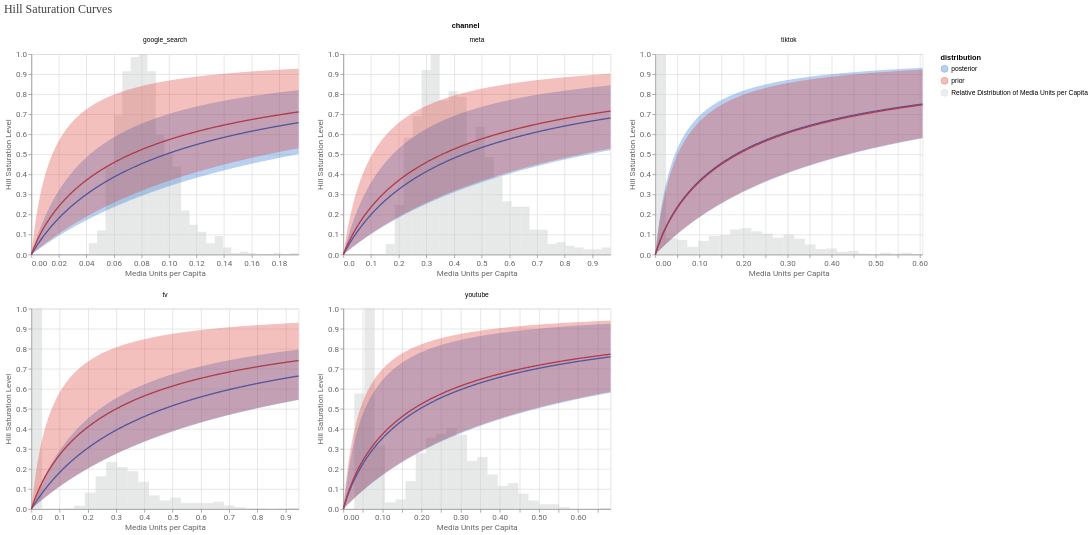

The cell this chart's notebook holds for it:
### Code cell
hill = media_effects.plot_hill_curves()
list(hill.values())[0] if isinstance(hill, dict) else hill

### Figure 1 — Vega-Lite specification as saved in the notebook (floating-point values rounded to 4 significant figures; data arrays with more than 128 entries replaced by an {"elided": "..."} marker saying what was removed)
{"config": {"view": {"continuousWidth": 300, "continuousHeight": 300}, "axis": {"labelColor": "#5F6368", "labelFont": "Roboto", "labelFontSize": 12, "titleColor": "#5F6368", "titleFont": "Roboto", "titleFontSize": 12, "titleFontWeight": "normal"}, "legend": {"labelLimit": 0}}, "data": {"name": "data-13f30a49dbdf93664d73ead8dea11b64"}, "facet": {"field": "channel", "type": "nominal"}, "spec": {"layer": [{"mark": {"type": "rect", "color": "#C3C7C9", "opacity": 0.4}, "encoding": {"x": {"field": "start_interval_histogram", "type": "quantitative"}, "x2": {"field": "end_interval_histogram"}, "y": {"field": "scaled_count_histogram", "type": "quantitative"}}}, {"mark": {"type": "line"}, "encoding": {"color": {"field": "distribution", "scale": {"domain": ["posterior", "prior", "Relative Distribution of Media Units per Capita"], "range": ["#1967D2", "#D93025", "#C3C7C9"]}, "type": "nominal"}, "x": {"field": "media_units", "scale": {"nice": false}, "title": "Media Units per Capita", "type": "quantitative"}, "y": {"field": "mean", "title": "Hill Saturation Level", "type": "quantitative"}}}, {"mark": {"type": "area", "opacity": 0.3}, "encoding": {"color": {"field": "distribution", "scale": {"domain": ["posterior", "prior", "Relative Distribution of Media Units per Capita"], "range": ["#1967D2", "#D93025", "#C3C7C9"]}, "type": "nominal"}, "x": {"field": "media_units", "type": "quantitative"}, "y": {"field": "ci_lo", "type": "quantitative"}, "y2": {"field": "ci_hi"}}}], "width": 400}, "columns": 3, "resolve": {"scale": {"x": "independent", "y": "independent"}}, "title": {"text": "Hill Saturation Curves", "anchor": "start", "color": "#3C4043", "font": "Google Sans Display", "fontSize": 18, "fontWeight": "normal", "offset": 10}, "$schema": "https://vega.github.io/schema/vega-lite/v6.4.1.json", "datasets": {"data-13f30a49dbdf93664d73ead8dea11b64": {"elided": "5125 records"}}}
